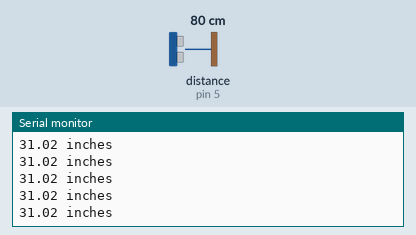
Bench run of a sketch on a simulated Arduino Uno, built with avr-gcc and run on an emulated ATmega328P. Parts: the last lines printed to the serial monitor. Wiring (inferred from the names in the program): ultrasonic range finder: trigger pin 6; echo pin 5. The inputs (shaded band) are chosen by the test bench; at power-on: distance to the obstacle (sensor on pin 5) 80 cm. The echo pulse lasts 58.3 µs per cm; storage starts empty.

Above: at 1.2 s.
1.3 s: distance to the obstacle (sensor on pin 5) set to 2 cm
At 2.4 s:
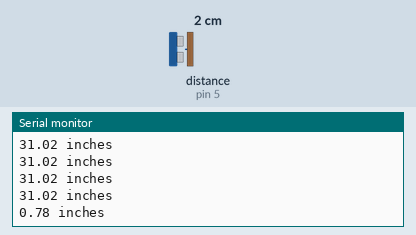
2.8 s: distance to the obstacle (sensor on pin 5) set to 35 cm
At 3.17 s:
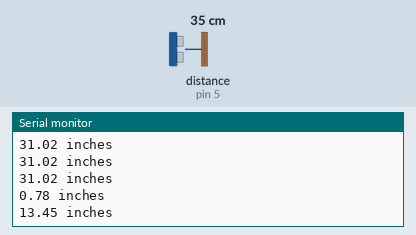
4.3 s: distance to the obstacle (sensor on pin 5) set to 299 cm
At 4.4 s:
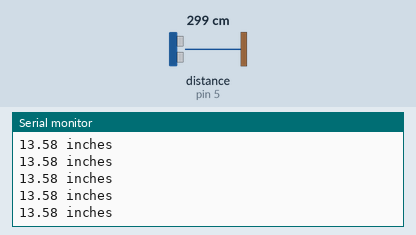
Timing chart, 0 to 7.3 s (numbered marks = the images above; inputs shaded):
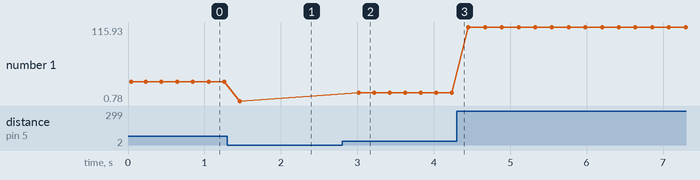

Measured:
- after the input at 1.3 s, the serial monitor: prints a new line after 0.16 s (image 1)
- after the input at 2.8 s, the serial monitor: prints a new line after 0.22 s (image 2)
- plotted number 1: 31.02 → 0.78 after the input at 1.3 s, 0.78 → 13.58 after the input at 2.8 s, 13.58 → 115.8 after the input at 4.3 s

The sketch:

sd_card.ino
```cpp
#include <SPI.h>
#include <SD.h>

File myFile;

int trigPin = 6;
int echoPin = 5;

long pingTravelTime;
float distanceToTravel;

int chipSelect = 10;

void setup()
{
  Serial.begin(9600);
  pinMode(trigPin, OUTPUT);
  pinMode(echoPin, INPUT);

  if (!SD.begin(chipSelect))
  {
    Serial.println("Initialization failed!");
    while (1);
  }

  Serial.println("Initialization done.");
}

void loop()
{

  digitalWrite(trigPin, LOW);
  delayMicroseconds(2);
  digitalWrite(trigPin, HIGH);
  delayMicroseconds(10);
  digitalWrite(trigPin, LOW);
  pingTravelTime = pulseIn(echoPin, HIGH);

  distanceToTravel = (pingTravelTime * 0.0133) / 2;
  Serial.print(distanceToTravel);
  Serial.println(" inches");

  if (distanceToTravel < 10)
  {
    unsigned long entryTime = millis();
    while (true)
    {
      digitalWrite(trigPin, LOW);
      delayMicroseconds(2);
      digitalWrite(trigPin, HIGH);
      delayMicroseconds(10);
      digitalWrite(trigPin, LOW);
      pingTravelTime = pulseIn(echoPin, HIGH);
      distanceToTravel = (pingTravelTime * 0.0133) / 2;
      if (distanceToTravel>10)
        break;
    }
    unsigned long exitTime = millis();
    myFile = SD.open("data.txt", FILE_WRITE);
    if (myFile)
    {
      myFile.print("EntryTime: ");
      myFile.print(entryTime);

      myFile.print(" ExitTime: ");
      myFile.println(exitTime);

      myFile.close();

    }
    else
    {
      Serial.println("Error opening file");
    }
  }

  delay(200);
}
```
